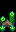

This game map was drawn from its Tiled (.tmx) file and the tilesets committed beside it. A one-line description and the full map source follow:
An orthogonal 1x2 tile map with 16x16 px tiles, 5 tile layers (Back, Back2, Buildings, Front, ...), 1 hidden layer not drawn and 2 objects (2x TileData).

<map version="1.8" tiledversion="1.8.5" orientation="orthogonal" renderorder="right-down" width="1" height="2" tilewidth="16" tileheight="16" infinite="0" nextlayerid="17" nextobjectid="13">
 <properties>
  <property name="Outdoors" value="T" />
  <property name="Warp" value="59 62 EastScarp_Village 73 1 60 62 EastScarp_Village 74 1 61 62 EastScarp_Village 75 1" />
 </properties>
 <tileset firstgid="1" name="Desty_Hector_Tilesheet" tilewidth="16" tileheight="16" tilecount="420" columns="15">
  <image source="Desty_Hector_Tilesheet.png" width="240" height="448" />
 </tileset>
 <layer id="1" name="Back" width="1" height="2">
  <data encoding="csv">
0,
0
</data>
 </layer>
 <layer id="15" name="Back2" width="1" height="2">
  <data encoding="csv">
0,
0
</data>
 </layer>
 <objectgroup id="2" name="Back" />
 <layer id="3" name="Buildings" width="1" height="2">
  <data encoding="csv">
0,
45
</data>
 </layer>
 <objectgroup id="16" name="Buildings">
  <object id="8" name="TileData" x="0" y="16" width="16" height="16">
   <properties>
    <property name="Action" value="DropBox DruidAltarEssences" />
   </properties>
  </object>
  <object id="12" name="TileData" x="0" y="16" width="16" height="16">
   <properties>
    <property name="Action" value="DropBox DruidAltarEssences" />
   </properties>
  </object>
 </objectgroup>
 <layer id="5" name="Paths" width="1" height="2" visible="0">
  <data encoding="csv">
0,
0
</data>
 </layer>
 <objectgroup id="6" name="Paths" />
 <layer id="7" name="Front" width="1" height="2">
  <data encoding="csv">
30,
0
</data>
 </layer>
 <objectgroup id="8" name="Front" />
 <layer id="9" name="AlwaysFront" width="1" height="2">
  <data encoding="csv">
0,
0
</data>
 </layer>
 <objectgroup id="10" name="AlwaysFront" />
</map>
